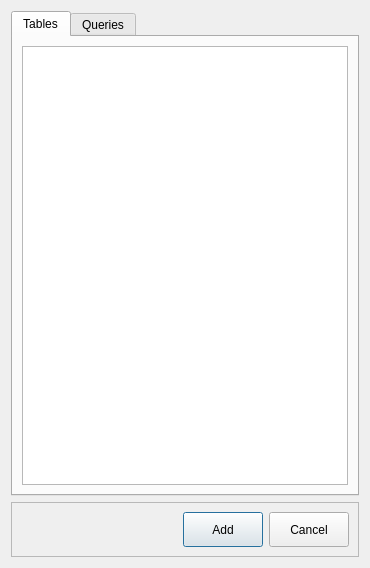
<?xml version="1.0" encoding="UTF-8"?>
<ui version="4.0">
 <class>DesignSelection</class>
 <widget class="QDialog" name="DesignSelection">
  <property name="geometry">
   <rect>
    <x>0</x>
    <y>0</y>
    <width>370</width>
    <height>568</height>
   </rect>
  </property>
  <property name="sizePolicy">
   <sizepolicy hsizetype="MinimumExpanding" vsizetype="MinimumExpanding">
    <horstretch>0</horstretch>
    <verstretch>0</verstretch>
   </sizepolicy>
  </property>
  <property name="windowTitle">
   <string>Dialog</string>
  </property>
  <layout class="QVBoxLayout" name="verticalLayout">
   <item>
    <widget class="QTabWidget" name="tabWidget">
     <property name="sizePolicy">
      <sizepolicy hsizetype="MinimumExpanding" vsizetype="MinimumExpanding">
       <horstretch>0</horstretch>
       <verstretch>0</verstretch>
      </sizepolicy>
     </property>
     <property name="minimumSize">
      <size>
       <width>271</width>
       <height>300</height>
      </size>
     </property>
     <property name="currentIndex">
      <number>0</number>
     </property>
     <widget class="QWidget" name="tabTables">
      <attribute name="title">
       <string>Tables</string>
      </attribute>
      <layout class="QVBoxLayout" name="verticalLayout_2">
       <item>
        <widget class="QListWidget" name="listWidgetTables">
         <property name="selectionMode">
          <enum>QAbstractItemView::MultiSelection</enum>
         </property>
        </widget>
       </item>
      </layout>
     </widget>
     <widget class="QWidget" name="tabQueries">
      <attribute name="title">
       <string>Queries</string>
      </attribute>
      <layout class="QVBoxLayout" name="verticalLayout_3">
       <item>
        <widget class="QListWidget" name="listWidgetQueries"/>
       </item>
      </layout>
     </widget>
    </widget>
   </item>
   <item>
    <widget class="QFrame" name="frame">
     <property name="sizePolicy">
      <sizepolicy hsizetype="MinimumExpanding" vsizetype="MinimumExpanding">
       <horstretch>0</horstretch>
       <verstretch>0</verstretch>
      </sizepolicy>
     </property>
     <property name="maximumSize">
      <size>
       <width>16777215</width>
       <height>55</height>
      </size>
     </property>
     <property name="frameShape">
      <enum>QFrame::StyledPanel</enum>
     </property>
     <property name="frameShadow">
      <enum>QFrame::Raised</enum>
     </property>
     <layout class="QHBoxLayout" name="horizontalLayout">
      <item>
       <spacer name="horizontalSpacer">
        <property name="orientation">
         <enum>Qt::Horizontal</enum>
        </property>
        <property name="sizeHint" stdset="0">
         <size>
          <width>40</width>
          <height>20</height>
         </size>
        </property>
       </spacer>
      </item>
      <item>
       <widget class="QPushButton" name="pushButtonAdd">
        <property name="sizePolicy">
         <sizepolicy hsizetype="Minimum" vsizetype="MinimumExpanding">
          <horstretch>0</horstretch>
          <verstretch>0</verstretch>
         </sizepolicy>
        </property>
        <property name="text">
         <string>Add</string>
        </property>
       </widget>
      </item>
      <item>
       <widget class="QPushButton" name="pushButtonCancel">
        <property name="sizePolicy">
         <sizepolicy hsizetype="Minimum" vsizetype="MinimumExpanding">
          <horstretch>0</horstretch>
          <verstretch>0</verstretch>
         </sizepolicy>
        </property>
        <property name="text">
         <string>Cancel</string>
        </property>
       </widget>
      </item>
     </layout>
    </widget>
   </item>
  </layout>
 </widget>
 <resources/>
 <connections/>
</ui>
